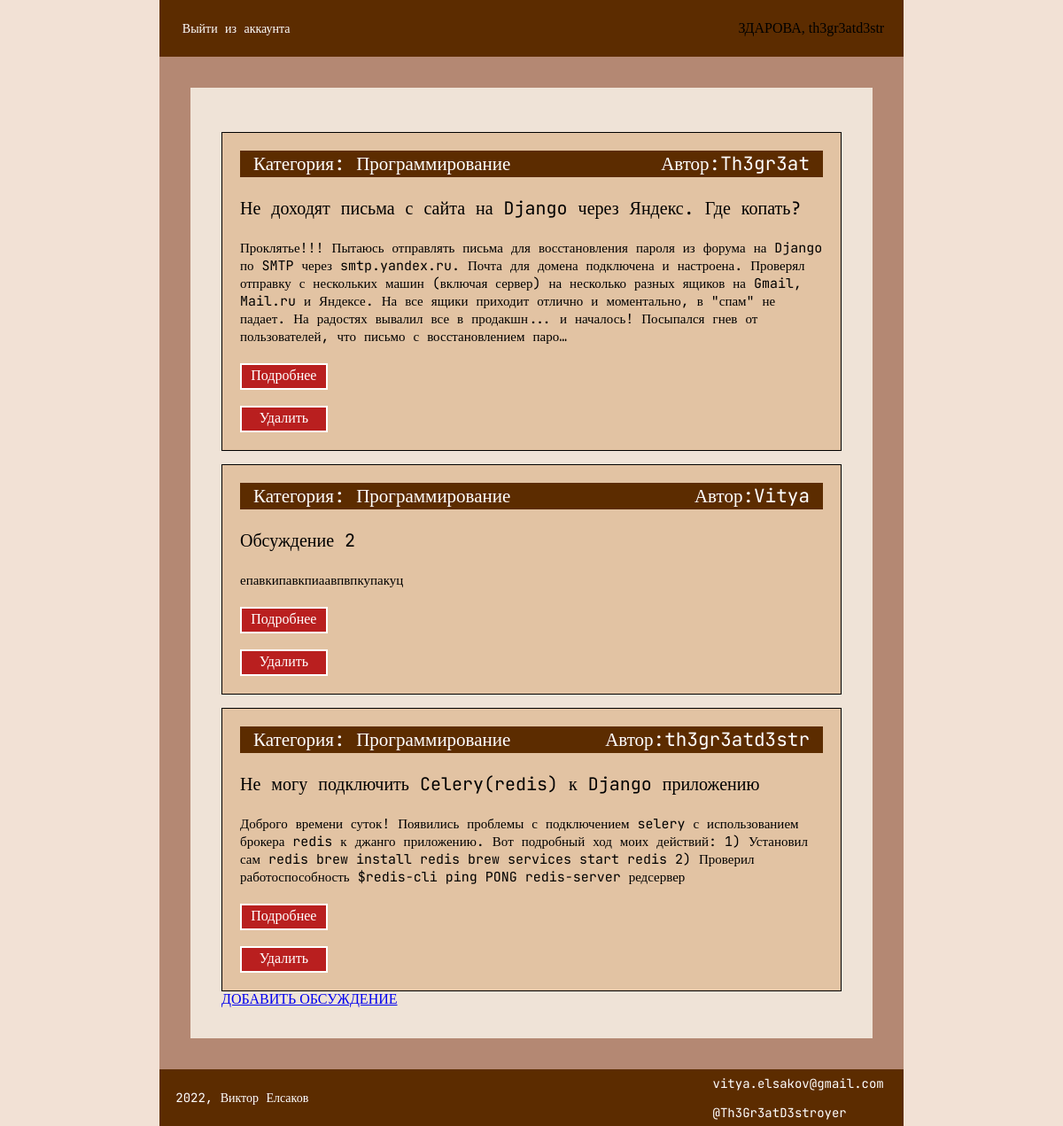
Page /forum/threads/ (signed in) on the committed database.
### users/models.py (models this page shows)
class MyUser(AbstractBaseUser, PermissionsMixin):
    username = models.CharField(unique=True, max_length=50)
    email = models.EmailField(unique=True)
    is_staff = models.BooleanField(default=0)
    is_admin = models.BooleanField(default=0)
    is_authenticated = models.BooleanField(default=0)
    USERNAME_FIELD = 'email'
    REQUIRED_FIELDS = []
    objects = UserManager()

### forum/models.py (models this page shows, shortened)
class Thread(models.Model):
    name_tread = models.CharField(max_length=255)
    text_thread = models.TextField()
    category_id = models.ForeignKey('Category', on_delete=models.CASCADE)
    user_id = models.ForeignKey(MyUser, on_delete=models.CASCADE)

class Category(models.Model):
    name_category = models.CharField(max_length=255)
    slug_category = models.SlugField()

### forum/views.py (the view)
# urls.py: path('threads/', forum_view, name='main_site'),
def forum_view(request):
    threads = Thread.objects.all()
    return render(request, 'forum/main.html', {'title': 'forum page', 'threads': threads})

### forum/templates/forum/main.html
{% extends 'forum/base.html' %}
{% block block1 %}
{% for thread in threads %}
<div class="category">
    <div class="category1">
        <div>Категория: {{ thread.category_id.name_category }}</div>
        <div>Автор:{{ thread.user_id.username }}</div>
    </div>
    <p style="font-family: 'JetBrains Mono';font-style: normal;font-weight: 400;
    font-size: 20px;line-height: 30px;color: #000000;">{{ thread.name_tread }}
    </p>
    <span style="margin-bottom:20px;font-family: 'JetBrains Mono';
    font-style: normal;font-weight: 400;font-size: 15px;line-height: 20px;color: #000000;">
        {{ thread.text_thread|truncatechars:450 }}
    </span>
    <a href="{% url 'thread' thread.pk %}" style="text-decoration:none;text-align:center">
        <div style="box-sizing:border-box;width:15%;height:30px;background:#B91F1F;border:2px solid white;text-align:center;padding:3px;color:white;">Подробнее</div>
    </a>
    {% if request.user.is_authenticated and request.user.is_superuser %}
    <br>
    <a href="{% url 'thread_delete' thread.pk %}" style="text-decoration:none;text-align:center">
        <div style="box-sizing:border-box;width:15%;height:30px;background:#B91F1F;border:2px solid white;text-align:center;padding:3px;color:white;">Удалить</div>
    </a>
    {% endif %}
</div>
{% endfor %}
    <a href="{% url 'thread_create' %}">
    ДОБАВИТЬ ОБСУЖДЕНИЕ
    </a>
{% endblock block1 %}

### forum/templates/forum/base.html (shortened to what this page needs)
{% load static %}
<!DOCTYPE html>
<html>
<head>
    <link type="text/css" href="{% static 'forum/css/style.css' %}" rel="stylesheet">
</head>
<body>
<header>
    {% if request.user.is_active %}
        <div style="width:70%; display:flex; justify-content: space-evenly; flex-direction:column">
            <a class="footer_text" href="{% url 'logout' %}">Выйти из аккаунта</a>
        </div>
    {% else %}
        <div style="width:70%; display:flex; justify-content: space-evenly; flex-direction:column">
            <a class="footer_text" href="{% url 'login' %}">Войти в аккаунт</a>
        </div>
    {% endif %}
    {% if request.user %}
        ЗДАРОВА, {{ request.user.username }}
    {% endif %}
</header>
<div class="main">
    <div class="main2">
    {% block block1 %}
    {% endblock block1 %}
    </div>
</div>
<footer>
    <div style="width:70%; display:flex; justify-content: space-evenly; flex-direction:column">
        <p class="footer_text">2022, Виктор Елсаков</p>
    </div>
    <div style="display:flex; justify-content: space-evenly; flex-direction:column">
    <p style="margin:4px;">
        <a href="mailto:vitya.elsakov@gmail.com" class="footer_text">vitya.elsakov@gmail.com</a>
    </p>
    <p style="margin:4px;">
        <a href="https://t.me/Th3Gr3atD3stroyer" class="footer_text">@Th3Gr3atD3stroyer</a>
    </p>
    </div>
</footer>
</body>
</html>

### forum/static/forum/css/style.css (style rules this page uses)
body, html { margin:0px; padding:0px; width:100%; height:100%; background: #F2E1D5; }
header { display: flex; background-color:#5C2C00; width:70%; margin: 0 auto; height:8%; justify-content: space-around; align-items: center; }
.main { width:70%; display: flex; margin: 0 auto; background: rgba(145, 85, 60, 0.63); padding: 35px; box-sizing: border-box; }
.main2 { display: flex; width:100%; height: 100%; background: #EFE3D7; padding: 35px; box-sizing: border-box; flex-direction: column; }
footer { display: flex; background-color:#5C2C00; width:70%; margin: 0 auto; height:8%; justify-content: space-evenly; }
.footer_text { font-family: 'JetBrains Mono'; font-style: normal; font-weight: 400; font-size: 14px; line-height: 25px; color: #FFFFFF; margin: 4px; text-decoration: none; }
.category { width:100%; background: #E2C3A3; border: 1px solid black; margin-top:15px; box-sizing: border-box; padding: 20px; display:flex; flex-direction: column; justify-content:space-between; }
.category1 { width:100%; height:30px; background:#5C2C00; font-family: 'JetBrains Mono'; font-style: normal; font-weight: 400; font-size: 21px; line-height: 30px; color: #FFFFFF; box-sizing: border-box; padding-left: 15px; padding-right: 15px; text-align:justify-all; display:flex; justify-content: space-between; }

### rows in the picture
MyUser: user.username "th3gr3atd3str"
Thread: category_id.name_category "Программирование", user_id.username "Th3gr3at", name_tread "Не доходят письма с сайта на Django через Яндекс. Где копать?", text_thread "Проклятье!!! Пытаюсь отправлять письма для восстановления пароля из форума на Django по SMTP через smtp.yandex.ru. Почта для домена подключена и настроена. Проверял отправку с нескольких машин (включая сервер) на несколько разных ящиков на Gmail, Mail.ru и Яндексе. На все ящики приходит отлично и моментально, в \"спам\" не падает. На радостях вывалил все в продакшн... и началось! Посыпался гнев от пользователей, что письмо с восстановлением паро…"
Thread: category_id.name_category "Программирование", user_id.username "Vitya", name_tread "Обсуждение 2", text_thread "епавкипавкпиаавпвпкупакуц"
Thread: category_id.name_category "Программирование", user_id.username "th3gr3atd3str", name_tread "Не могу подключить Celery(redis) к Django приложению", text_thread "Доброго времени суток! Появились проблемы с подключением selery с использованием брокера redis к джанго приложению. Вот подробный ход моих действий: 1) Установил сам redis brew install redis brew services start redis 2) Проверил работоспособность $redis-cli ping PONG redis-server редсервер"
